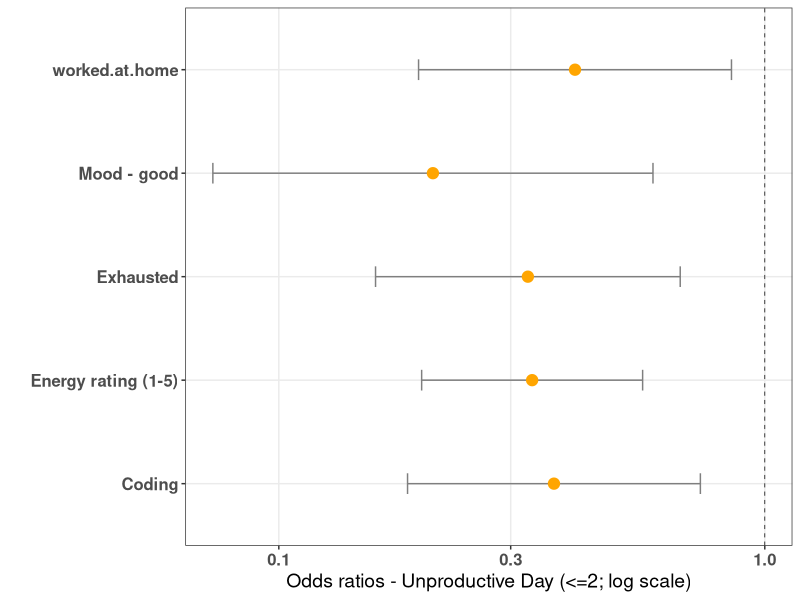
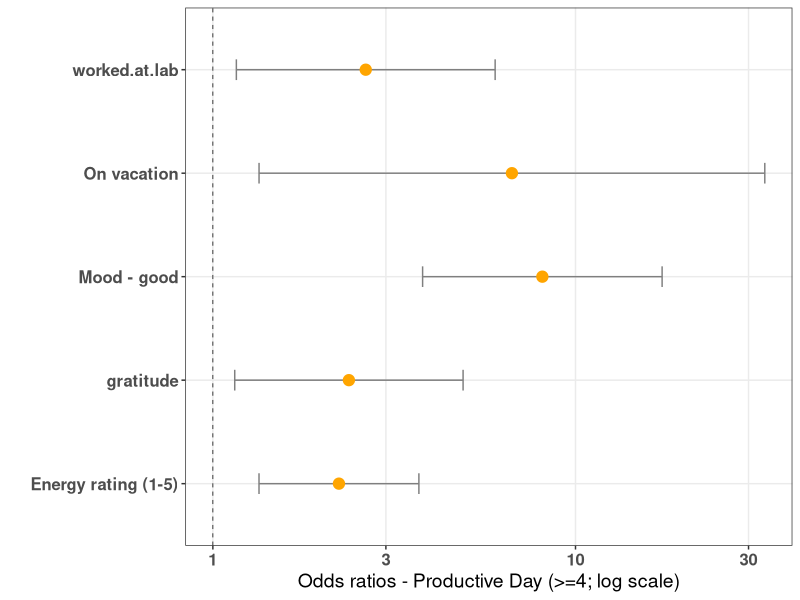

These charts were generated, in order, by the following R code:
## ---- chunk 1
set.seed(6666)
library(knitr)
library(tidyverse)
library(caret)
library(nnet)
library(reshape2)
# library(Hmisc)
classes <- c('Date', 'numeric', replicate(9, 'logical'), 'numeric', replicate(5, 'logical'),
             'factor', replicate(7, 'logical'), 'numeric', replicate(17, 'logical'))
self.data <- read.csv(file = "data/self_data-subset-INST462.csv", colClasses = classes) %>%
  dplyr::select(-worked.at.library, -productive.day, -Date, -MITs.done, -ate.near.bedtime,
                -read.in.bed, -used.phone.in.bed, -took.morning.meds, -took.evening.meds) %>%
  mutate(productivity.rating = factor(productivity.rating)) %>%
  mutate(productivity.rating = fct_collapse(productivity.rating, '<=2' = c('1', '2'), '>=4' = c('4', '5'))) %>%
  mutate(productivity.rating = relevel(productivity.rating, ref = '3')) %>%
  mutate(mood = relevel(mood, ref = 'neutral')) %>%
  na.omit()

n.by.var <-
  self.data %>%
  mutate(moodgood = mood == 'good', moodsad = mood == 'sad', energy.rating = 1) %>%
  select(-mood, -productivity.rating) %>%
  summarize_all(sum) %>%
  unlist()

vars.with.variance <-
  c(n.by.var[n.by.var > 20 & n.by.var < nrow(self.data) - 20], n.by.var['energy.rating'])

vars.with.enough.variance.actual.colnames <-
  c(names(vars.with.variance)[!(names(vars.with.variance) %in% c('moodgood', 'moodsad'))],
    'productivity.rating',
    'mood')

self.data.vars.with.variance <-
  self.data %>%
  select_at(vars.with.enough.variance.actual.colnames)

train.indices <- sample(seq_len(nrow(self.data.vars.with.variance)),
                        size = floor(0.75 * nrow(self.data.vars.with.variance)))
train.data <- self.data.vars.with.variance[train.indices,]
test.data <- self.data.vars.with.variance[-train.indices,]
## ---- chunk 2
# Cross validation performance of multinomial regression.
# reference: http://amunategui.github.io/multinomial-neuralnetworks-walkthrough/
totalAccuracy <- c()
cv <- 10
cvDivider <- floor(nrow(self.data.vars.with.variance) / (cv + 1))

for (cv in seq(1:cv)) {
  train.indices <- sample(seq_len(nrow(self.data.vars.with.variance)),
                          size = floor(0.75 * nrow(self.data.vars.with.variance)))
  dataTrain <- self.data.vars.with.variance[train.indices,]
  dataTest <- self.data.vars.with.variance[-train.indices,]

  prodModel <- multinom(productivity.rating ~ ., data = dataTrain, maxit = 1000, trace = FALSE)

  pred <- predict(prodModel, newdata = dataTest, type = "class")

  #  classification error
  cv_ac <- postResample(dataTest$productivity.rating, pred)[[1]]
  # print(paste('Current Accuracy:', cv_ac, 'for CV:', cv))
  totalAccuracy <- c(totalAccuracy, cv_ac)
}
mean(totalAccuracy)

# Use final model to predict on the training dataset, check out confusion matrix.
preds <- predict(prodModel, type = "class", newdata = dataTest)
postResample(dataTest$productivity.rating, preds)
confusionMatrix(table(dataTest$productivity.rating, preds))[c('overall', 'table')]
## ---- chunk 3
# summary(test)
z <- summary(prodModel)$coefficients/summary(prodModel)$standard.errors
# 2-tailed z test
p <- (1 - pnorm(abs(z), 0, 1)) * 2

# variables with a significant result
library(stringr)
sig.vars <-
  melt(p, value.name = 'p') %>%
  filter(p < 0.05, Var2 != '(Intercept)') %>%
  distinct(Var2) %>%
  pull()
sig.vars.orig.names <- str_remove(str_remove(str_remove(sig.vars, 'TRUE'), 'good'), 'sad')

# exp(coef(prodModel)) gives relative risk (also called odds), i.e., the ratio of the probability of
# choosing one outcome category over the probability of choosing the baseline category
# exp(coef(prodModel))
sig.odds <- data.frame(exp(coef(prodModel))[,sig.vars])

# (exp(coef(prodModel)) - 1)*100 gives the percent change in the odds for a one unit increase in the
# independent variable -- "for a one point increase in energy rating, we see an 88% increase in the
# odds of having a productivity rating of >=4 compared to a productivity rating of 3."
# (exp(coef(prodModel)) - 1)*100
# ((exp(coef(prodModel)) - 1)*100)[,sig.vars]

sig.cis <- confint(prodModel)[sig.vars,,]
dimnames(sig.cis)[[1]] <- str_remove(dimnames(sig.cis)[[1]], 'TRUE')

sig.p <- data.frame(p[,sig.vars])
names(sig.p) <- unname(sapply(str_remove(sig.vars, 'TRUE'), paste0, '-p.value'))
names(sig.odds) <- unname(sapply(str_remove(sig.vars, 'TRUE'), paste0, '-odds'))
sig.odds.and.p <- cbind(sig.odds, sig.p)
sig.odds.and.p <-
  sig.odds.and.p[, order(names(sig.odds.and.p), decreasing = FALSE)] %>%
  rownames_to_column(var = 'productivity.rating')

kable(
  sig.odds.and.p %>%
    gather(key, value, -productivity.rating) %>%
    extract(key, c('variable', 'stat'), '([[:alpha:].]+)-([[:alpha:].]+)') %>%
    spread(stat, value) %>%
    filter(p.value < 0.05) %>%
    select(variable, productivity.rating, odds, p.value) %>%
    mutate(n = n.by.var[variable]) %>%
    arrange(variable),
  digits = 3,
  align = 'l'
)
## ---- chunk 4
# adapted from: http://www.jscarlton.net/post/2015-10-24VisualizingLogistic/
sig.odds.and.p.transformed <-
  sig.odds.and.p %>%
  gather(key, value, -productivity.rating) %>%
  extract(key, c('variable', 'stat'), '([[:alpha:].]+)-([[:alpha:].]+)') %>%
  spread(stat, value) %>%
  filter(p.value < 0.05) %>%
  select(variable, productivity.rating, odds, p.value)

unproductive.data.with.errorbars <-
  sig.odds.and.p.transformed %>%
  filter(productivity.rating == '<=2') %>%
  mutate(n = n.by.var[variable],
         lb = exp(sig.cis[variable, '2.5 %', '<=2']),
         ub = exp(sig.cis[variable, '97.5 %', '<=2'])) %>%
  arrange(variable) %>%
  filter(variable != 'moodsad') %>%
  mutate(variable = fct_recode(variable,
                               'Coding'              = 'coding',
                               'Energy rating (1-5)' = 'energy.rating',
                               'Exhausted'           = 'exhausted',
                               'Mood - good'         = 'moodgood'))

ggplot(unproductive.data.with.errorbars, aes(x = odds, y = variable)) +
  geom_vline(aes(xintercept = 1), size = .25, linetype = "dashed") +
  geom_errorbarh(aes(xmax = ub, xmin = lb), size = .5, height = .2, color = "gray50") +
  geom_point(size = 3.5, color = "orange") +
  theme_bw() +
  theme(panel.grid.minor = element_blank(),
        axis.text = element_text(size = 12, face = 'bold'),
        axis.title = element_text(size = 14)) +
  scale_x_log10() +
  ylab("") +
  xlab("Odds ratios - Unproductive Day (<=2; log scale)")


productive.data.with.errorbars <-
  sig.odds.and.p.transformed %>%
  filter(productivity.rating == '>=4') %>%
  mutate(n = n.by.var[variable],
         lb = exp(sig.cis[variable, '2.5 %', '>=4']),
         ub = exp(sig.cis[variable, '97.5 %', '>=4'])) %>%
  arrange(variable) %>%
  filter(variable != 'moodsad') %>%
  mutate(variable = fct_recode(variable,
                               'Energy rating (1-5)' = 'energy.rating',
                               'Mood - good' = 'moodgood',
                               'Out of town' = 'away.from.home',
                               'On vacation' = 'on.vacation',
                               'Slept in' = 'slept.in'))

ggplot(productive.data.with.errorbars, aes(x = odds, y = variable)) +
  geom_vline(aes(xintercept = 1), size = .25, linetype = "dashed") +
  geom_errorbarh(aes(xmax = ub, xmin = lb), size = .5, height = .2, color = "gray50") +
  geom_point(size = 3.5, color = "orange") +
  theme_bw() +
  theme(panel.grid.minor = element_blank(),
        axis.text = element_text(size = 12, face = 'bold'),
        axis.title = element_text(size = 14)) +
  scale_x_log10() +
  ylab("") +
  xlab("Odds ratios - Productive Day (>=4; log scale)")
## ---- chunk 5
# # https://stats.idre.ucla.edu/r/dae/ordinal-logistic-regression/
# library(MASS)
# ## fit ordered logit model and store results 'm'
# m <- polr(productivity.rating ~ ., data = self.data, Hess = TRUE)
# 
# ## view a summary of the model
# summary(m)
# 
# (ctable <- coef(summary(m)))
# 
# ## calculate and store p values
# p <- pnorm(abs(ctable[, "t value"]), lower.tail = FALSE) * 2
# 
# ## combined table
# (ctable <- cbind(ctable, "p value" = round(p, digits = 3)))
# 
# p.coeff <- p[names(m$coefficients)]
# significant.estimators <- names(p.coeff[p.coeff < 0.05])
# 
# (ci <- confint(m)) # default method gives profiled CIs
# 
# confint.default(m) # CIs assuming normality
# 
# ## odds ratios
# exp(coef(m)[significant.estimators])
# 
# ## OR and CI
# exp(cbind(OR = coef(m), ci))
# 
# sf <- function(y) {
#   c('Y>=1' = qlogis(mean(y >= 1)),
#     'Y>=2' = qlogis(mean(y >= 2)),
#     'Y>=3' = qlogis(mean(y >= 3)),
#     'Y>=4' = qlogis(mean(y >= 4)),
#     'Y>=5' = qlogis(mean(y >= 5)))
# }
# # (s <- with(self.data, summary(as.formula(paste('as.numeric(productivity.rating) ~',
# #                                                paste(significant.estimators, collapse = ' + ')), fun = sf)))
# (s <- with(self.data,
#            summary(as.numeric(productivity.rating) ~ coding + energy.rating + exhausted + mood +
#                      slept.in + went.to.class + worked.at.home + worked.at.lab,
#                    fun = sf)))
# 
# s[, 6] <- s[, 6] - s[, 5]
# s[, 5] <- s[, 5] - s[, 4]
# s[, 4] <- s[, 4] - s[, 3]
# s[, 3] <- s[, 3] - s[, 3]
# s
# 
# plot(s, which = 1:5, xlab = 'logit', main = ' ', xlim = range(s[,3:6], finite = TRUE))
# 
# library(brant)
# brant(m, by.var = TRUE)
# 
# data = MASS::survey
# data$Smoke = ordered(MASS::survey$Smoke, levels = c("Never","Occas","Regul","Heavy"))
# model1 = MASS::polr(Smoke ~ Sex + Height, data = data, Hess = TRUE)
# brant(model1)
